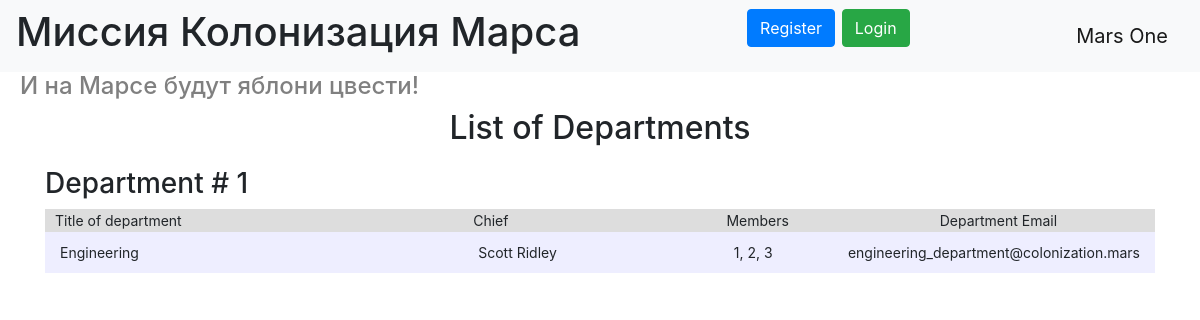
/departments, run on an earlier commit of the app's database.
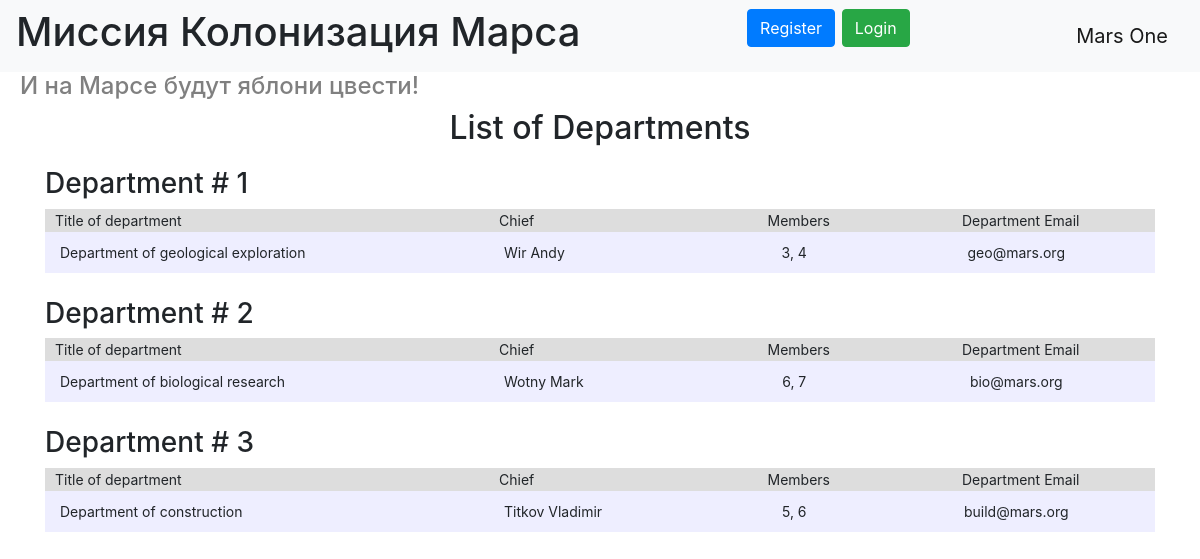
And on a later commit of the database.
### data/departments.py (models this page shows)
class Department(SqlAlchemyBase):
    __tablename__ = 'department'
    id = sqlalchemy.Column(sqlalchemy.Integer,
                           primary_key=True, autoincrement=True)
    title = sqlalchemy.Column(sqlalchemy.String, nullable=True, unique=True)
    chief = sqlalchemy.Column(sqlalchemy.Integer, sqlalchemy.ForeignKey("users.id"), nullable=True)
    members = sqlalchemy.Column(sqlalchemy.String, nullable=True)
    email = sqlalchemy.Column(sqlalchemy.String,
                              index=True, unique=True, nullable=True)
    users = orm.relationship("User",
                             secondary=association_table,
                             back_populates="departments")
    chief_user = orm.relationship("User", foreign_keys=[chief])

### data/users.py (models this page shows, shortened)
class User(SqlAlchemyBase, UserMixin):
    __tablename__ = 'users'
    id = sqlalchemy.Column(sqlalchemy.Integer,
                           primary_key=True, autoincrement=True)
    surname = sqlalchemy.Column(sqlalchemy.String, nullable=True)
    name = sqlalchemy.Column(sqlalchemy.String, nullable=True)
    age = sqlalchemy.Column(sqlalchemy.Integer, nullable=True)
    position = sqlalchemy.Column(sqlalchemy.String, nullable=True)
    speciality = sqlalchemy.Column(sqlalchemy.String, nullable=True)
    address = sqlalchemy.Column(sqlalchemy.String, nullable=True)
    email = sqlalchemy.Column(sqlalchemy.String,
                              index=True, unique=True, nullable=True)
    hashed_password = sqlalchemy.Column(sqlalchemy.String, nullable=True)
    modified_date = sqlalchemy.Column(sqlalchemy.DateTime,
                                      default=datetime.datetime.now)
    jobs = orm.relationship("Jobs", back_populates='user')
    departments = orm.relationship("Department", secondary='association', back_populates='users')

### main.py (the view)
@app.route("/departments")
def departments():
    deps = db_sess.query(Department).order_by(Department.id).all()
    numbered_deps = list(enumerate(deps, start=1))
    return render_template("departments.html", title='List of Departments', deps=numbered_deps)

### templates/departments.html (shortened to what this page needs)
{% extends "base.html" %}
{% block content %}
<h2 style="text-align: center">List of Departments</h2>
    {% for index, dep in deps %}
<div>
    <h3 style="text-align: left">Department # {{ index }}</h3>
    <table>
        <colgroup>
            <col style="width: 40%;">
            <col style="width: 20%;">
            <col style="width: 15%">
            <col style="width: 25%">
            <col style="width: 15%">
        </colgroup>
        <tr>
            <th style="text-align: left; ">Title of department</th>
            <th style="text-align: left">Chief</th>
            <th>Members</th>
            <th>Department Email</th>
        </tr>
        <tr>
            <td style="text-align: left">{{ dep.title }}</td>
            <td style="text-align: left">
                {% if dep.chief_user %}
                {{ dep.chief_user.surname }} {{ dep.chief_user.name }}
                {% else %}
                Не назначен
                {% endif %}
            </td>
            <td>{{ dep.members }}</td>
            <td>{{ dep.email }}</td>
        </tr>
    </table>
</div>
<br>
{% endfor %}
{% endblock %}

### templates/base.html (shortened to what this page needs)
<!DOCTYPE html>
<html lang="en">
<head>
    <link rel="stylesheet"
          href="https://stackpath.bootstrapcdn.com/bootstrap/4.4.1/css/bootstrap.min.css"
>
    <link rel="stylesheet" href="/static/css/style.css">
</head>
<body>
<header>
    <nav class="navbar navbar-light bg-light">
        <h1>Миссия Колонизация Марса</h1>
        {% if current_user.is_authenticated %}
        <a class="navbar-brand" href="/logout">{{ current_user.name }} {{ current_user.surname }}</a>
        {% else %}
        <p>
            <a class="btn btn-primary " href="/register">Register</a>
            <a class="btn btn-success" href="/login">Login</a>
        </p>
        {% endif %}
        <a class="navbar-brand">Mars One</a>
    </nav>
    <h4>И на Марсе будут яблони цвести!</h4>
</header>
<main role="main" class="container">
    {% block content %}{% endblock %}
</main>
</body>
</html>

### static/css/style.css (style rules this page uses)
h4 { color: gray; padding-left: 20px; }
p { font-size: 18pt; }

### templates/departments.html (style rules this page uses)
th { background-color: #dddddd; padding-left: 10px; height: min-content; }
td { background-color: #eeeeff; padding: 10px 15px; }
table { width: 100%; font-size: 14px; }
th, td { font-weight: normal; text-align: center; }

What changed in the data, as far as the page shows it:
removed Department: index "1", title "Engineering", chief_user.surname "Scott", chief_user.name "Ridley", members "1, 2, 3", email "engineering_department@colonization.mars"
added Department: id "1", title "Department of geological exploration", chief_user.surname "Wir", chief_user.name "Andy", members "3, 4", email "geo@mars.org"
added Department: id "2", title "Department of biological research", chief_user.surname "Wotny", chief_user.name "Mark", members "6, 7", email "bio@mars.org"
added Department: id "3", title "Department of construction", chief_user.surname "Titkov", chief_user.name "Vladimir", members "5, 6", email "build@mars.org"
